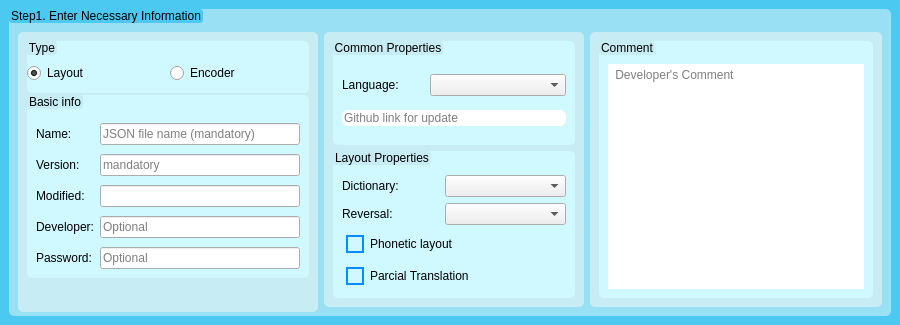
                <widget class="QGroupBox" name="groupBox_15">
                 <property name="minimumSize">
                  <size>
                   <width>9</width>
                   <height>320</height>
                  </size>
                 </property>
                 <property name="maximumSize">
                  <size>
                   <width>16777215</width>
                   <height>325</height>
                  </size>
                 </property>
                 <property name="styleSheet">
                  <string notr="true">QGroupBox {
    border: none;
    border-radius: 5px;
    margin-top: 1ex; /* leave space at the top for the title */
	background-color: rgb(134, 202, 237);
	background-color: rgb(76, 201, 240);
}
QGroupBox::title {
	border-radius:3px;
	background-color: rgb(154, 224, 245);
}
QPushButton {
	background-color: rgb(0, 166, 251);
	color: white;
    border: none;
    border-radius: 3px;
}
QPushButton:hover {
background-color: rgb(0, 180, 216);
}
QPushButton:pressed {
	color: rgb(202, 240, 248);
	background-color: rgb(0, 119, 182);
}</string>
                 </property>
                 <property name="title">
                  <string/>
                 </property>
                 <layout class="QGridLayout" name="gridLayout_17">
                  <property name="leftMargin">
                   <number>9</number>
                  </property>
                  <property name="topMargin">
                   <number>9</number>
                  </property>
                  <property name="rightMargin">
                   <number>9</number>
                  </property>
                  <property name="bottomMargin">
                   <number>9</number>
                  </property>
                  <property name="spacing">
                   <number>5</number>
                  </property>
                  <item row="0" column="5" rowspan="2">
                   <widget class="QGroupBox" name="groupBox_19">
                    <property name="minimumSize">
                     <size>
                      <width>0</width>
                      <height>0</height>
                     </size>
                    </property>
                    <property name="styleSheet">
                     <string notr="true">QGroupBox {
    border: none;
	background-color: rgb(154, 224, 245);
}
QGroupBox::title {
	border:none;
	
	background-color: rgb(76, 201, 240);
}
</string>
                    </property>
                    <property name="title">
                     <string>Step1. Enter Necessary Information</string>
                    </property>
                    <layout class="QGridLayout" name="gridLayout_18">
                     <property name="topMargin">
                      <number>23</number>
                     </property>
                     <item row="0" column="0" rowspan="2">
                      <widget class="QGroupBox" name="groupBox_21">
                       <property name="minimumSize">
                        <size>
                         <width>300</width>
                         <height>280</height>
                        </size>
                       </property>
                       <property name="maximumSize">
                        <size>
                         <width>290</width>
                         <height>16777215</height>
                        </size>
                       </property>
                       <property name="styleSheet">
                        <string notr="true">QGroupBox {
    border: none;
	background-color: rgb(200, 236, 243);
	font: 25 14px &quot;DM Mono Light&quot;;
}


QGroupBox::title {
	border:none;
	background-color: rgb(154, 224, 245);
}
</string>
                       </property>
                       <property name="title">
                        <string/>
                       </property>
                       <layout class="QFormLayout" name="formLayout">
                        <property name="horizontalSpacing">
                         <number>0</number>
                        </property>
                        <property name="verticalSpacing">
                         <number>2</number>
                        </property>
                        <item row="0" column="0" colspan="2">
                         <widget class="QGroupBox" name="groupBox_17">
                          <property name="minimumSize">
                           <size>
                            <width>177</width>
                            <height>52</height>
                           </size>
                          </property>
                          <property name="maximumSize">
                           <size>
                            <width>16777215</width>
                            <height>60</height>
                           </size>
                          </property>
                          <property name="styleSheet">
                           <string notr="true">QGroupBox {
    border: none;
	background-color: rgb(208, 248, 255);

}

QGroupBox::title {
	border:none;
	
	background-color: rgb(200, 236, 243);
}</string>
                          </property>
                          <property name="title">
                           <string>Type</string>
                          </property>
                          <layout class="QHBoxLayout" name="horizontalLayout_12">
                           <property name="spacing">
                            <number>3</number>
                           </property>
                           <property name="leftMargin">
                            <number>0</number>
                           </property>
                           <property name="topMargin">
                            <number>12</number>
                           </property>
                           <property name="rightMargin">
                            <number>0</number>
                           </property>
                           <property name="bottomMargin">
                            <number>0</number>
                           </property>
                           <item>
                            <widget class="QRadioButton" name="LayoutRadioButton">
                             <property name="cursor">
                              <cursorShape>PointingHandCursor</cursorShape>
                             </property>
                             <property name="text">
                              <string>Layout</string>
                             </property>
                             <property name="checked">
                              <bool>true</bool>
                             </property>
                            </widget>
                           </item>
                           <item>
                            <widget class="QRadioButton" name="EncoderRadioButton">
                             <property name="cursor">
                              <cursorShape>PointingHandCursor</cursorShape>
                             </property>
                             <property name="toolTip">
                              <string>&lt;html&gt;&lt;head/&gt;&lt;body&gt;&lt;p&gt;For developer only (Nabil Mostofa)&lt;/p&gt;&lt;/body&gt;&lt;/html&gt;</string>
                             </property>
                             <property name="text">
                              <string>Encoder</string>
                             </property>
                            </widget>
                           </item>
                          </layout>
                         </widget>
                        </item>
                        <item row="4" column="0" colspan="2">
                         <widget class="QGroupBox" name="groupBox_22">
                          <property name="minimumSize">
                           <size>
                            <width>0</width>
                            <height>160</height>
                           </size>
                          </property>
                          <property name="styleSheet">
                           <string notr="true">QGroupBox {
    border: none;
	background-color: rgb(208, 248, 255);
}

QGroupBox::title {
	border:none;
	background-color: rgb(200, 236, 243);
}</string>
                          </property>
                          <property name="title">
                           <string>Basic info</string>
                          </property>
                          <layout class="QFormLayout" name="formLayout_2">
                           <property name="horizontalSpacing">
                            <number>6</number>
                           </property>
                           <property name="verticalSpacing">
                            <number>9</number>
                           </property>
                           <property name="topMargin">
                            <number>28</number>
                           </property>
                           <item row="0" column="0">
                            <widget class="QLabel" name="label_19">
                             <property name="text">
                              <string>Name:</string>
                             </property>
                            </widget>
                           </item>
                           <item row="0" column="1">
                            <widget class="QLineEdit" name="LayoutNameLineEdit">
                             <property name="maximumSize">
                              <size>
                               <width>220</width>
                               <height>16777215</height>
                              </size>
                             </property>
                             <property name="placeholderText">
                              <string>JSON file name (mandatory)</string>
                             </property>
                             <property name="clearButtonEnabled">
                              <bool>true</bool>
                             </property>
                            </widget>
                           </item>
                           <item row="1" column="0">
                            <widget class="QLabel" name="label_18">
                             <property name="text">
                              <string>Version:</string>
                             </property>
                            </widget>
                           </item>
                           <item row="1" column="1">
                            <widget class="QLineEdit" name="VersionLineEdit">
                             <property name="maximumSize">
                              <size>
                               <width>220</width>
                               <height>16777215</height>
                              </size>
                             </property>
                             <property name="placeholderText">
                              <string>mandatory</string>
                             </property>
                             <property name="clearButtonEnabled">
                              <bool>true</bool>
                             </property>
                            </widget>
                           </item>
                           <item row="3" column="0">
                            <widget class="QLabel" name="label_20">
                             <property name="text">
                              <string>Developer:</string>
                             </property>
                            </widget>
                           </item>
                           <item row="3" column="1">
                            <widget class="QLineEdit" name="DeveloperNameLineEdit">
                             <property name="maximumSize">
                              <size>
                               <width>220</width>
                               <height>16777215</height>
                              </size>
                             </property>
                             <property name="placeholderText">
                              <string>Optional</string>
                             </property>
                             <property name="clearButtonEnabled">
                              <bool>true</bool>
                             </property>
                            </widget>
                           </item>
                           <item row="2" column="1">
                            <widget class="QLineEdit" name="ModificationLineEdit">
                             <property name="toolTip">
                              <string>&lt;html&gt;&lt;head/&gt;&lt;body&gt;&lt;p&gt;Last modification date&lt;/p&gt;&lt;/body&gt;&lt;/html&gt;</string>
                             </property>
                             <property name="readOnly">
                              <bool>true</bool>
                             </property>
                            </widget>
                           </item>
                           <item row="2" column="0">
                            <widget class="QLabel" name="label_31">
                             <property name="text">
                              <string>Modified:</string>
                             </property>
                            </widget>
                           </item>
                           <item row="4" column="1">
                            <widget class="QLineEdit" name="PassWordLineEdit">
                             <property name="echoMode">
                              <enum>QLineEdit::Password</enum>
                             </property>
                             <property name="placeholderText">
                              <string>Optional</string>
                             </property>
                            </widget>
                           </item>
                           <item row="4" column="0">
                            <widget class="QLabel" name="label_35">
                             <property name="text">
                              <string>Password:</string>
                             </property>
                            </widget>
                           </item>
                          </layout>
                         </widget>
                        </item>
                       </layout>
                      </widget>
                     </item>
                     <item row="0" column="1" rowspan="2">
                      <widget class="QGroupBox" name="groupBox_18">
                       <property name="minimumSize">
                        <size>
                         <width>260</width>
                         <height>150</height>
                        </size>
                       </property>
                       <property name="maximumSize">
                        <size>
                         <width>16777215</width>
                         <height>16777215</height>
                        </size>
                       </property>
                       <property name="styleSheet">
                        <string notr="true">QGroupBox {
    border: none;
	background-color: rgb(200, 236, 243);
	font: 25 14px &quot;DM Mono Light&quot;;
}


QGroupBox::title {
	border:none;
	background-color: rgb(154, 224, 245);
}
</string>
                       </property>
                       <property name="title">
                        <string/>
                       </property>
                       <layout class="QGridLayout" name="gridLayout_11">
                        <property name="leftMargin">
                         <number>9</number>
                        </property>
                        <property name="topMargin">
                         <number>9</number>
                        </property>
                        <property name="rightMargin">
                         <number>9</number>
                        </property>
                        <property name="bottomMargin">
                         <number>9</number>
                        </property>
                        <item row="1" column="0" colspan="2">
                         <widget class="QGroupBox" name="groupBox_33">
                          <property name="minimumSize">
                           <size>
                            <width>0</width>
                            <height>73</height>
                           </size>
                          </property>
                          <property name="styleSheet">
                           <string notr="true">QGroupBox {
    border: none;
	background-color: rgb(208, 248, 255);
}

QGroupBox::title {
	border:none;
	background-color: rgb(200, 236, 243);
}


QCheckBox {
 background: transparent;
border: none;
border-radius: 4px;
padding: 4px;
min-height: 18px;
min-width: 33px;
}
QCheckBox:disabled {
border: none;
background-color: rgb(134, 202, 237);
}
QCheckBox::indicator {
  width: 14px;
  height: 14px;
	border: 2px solid rgb(2, 139, 255);
}

QCheckBox::indicator:unchecked {
  image: url(:/images/unchecked.png);
}

QCheckBox::indicator:unchecked:hover {
  image: url(:/images/unchecked_hover.png);
	background-color: rgb(0, 227, 255);
	 width: 15px;
  height: 15px;
}

QCheckBox::indicator:checked {
border: 2px solid green;
 image: url(Tic_seign.png);
border-radius: 4px;
}

QCheckBox::indicator:checked:hover {
  image: url(Tic_seign.png);
 width: 18px;
  height: 18px;
}


</string>
                          </property>
                          <property name="title">
                           <string>Layout Properties</string>
                          </property>
                          <layout class="QGridLayout" name="gridLayout_74">
                           <property name="topMargin">
                            <number>24</number>
                           </property>
                           <item row="1" column="0" colspan="2">
                            <layout class="QHBoxLayout" name="horizontalLayout_5">
                             <item>
                              <widget class="QLabel" name="label_34">
                               <property name="maximumSize">
                                <size>
                                 <width>97</width>
                                 <height>16777215</height>
                                </size>
                               </property>
                               <property name="text">
                                <string>Reversal:</string>
                               </property>
                              </widget>
                             </item>
                             <item>
                              <widget class="QComboBox" name="ReverseEncodingComboBox"/>
                             </item>
                            </layout>
                           </item>
                           <item row="3" column="0">
                            <widget class="QCheckBox" name="PhoneticLayoutCheckBox">
                             <property name="minimumSize">
                              <size>
                               <width>41</width>
                               <height>26</height>
                              </size>
                             </property>
                             <property name="styleSheet">
                              <string notr="true"/>
                             </property>
                             <property name="text">
                              <string>Phonetic layout</string>
                             </property>
                            </widget>
                           </item>
                           <item row="4" column="0">
                            <widget class="QCheckBox" name="MacroTranslateCheckBox">
                             <property name="styleSheet">
                              <string notr="true"/>
                             </property>
                             <property name="text">
                              <string>Parcial Translation</string>
                             </property>
                            </widget>
                           </item>
                           <item row="0" column="0" colspan="2">
                            <layout class="QHBoxLayout" name="horizontalLayout_16">
                             <item>
                              <widget class="QLabel" name="label">
                               <property name="minimumSize">
                                <size>
                                 <width>97</width>
                                 <height>0</height>
                                </size>
                               </property>
                               <property name="maximumSize">
                                <size>
                                 <width>68</width>
                                 <height>28</height>
                                </size>
                               </property>
                               <property name="text">
                                <string>Dictionary:</string>
                               </property>
                              </widget>
                             </item>
                             <item>
                              <widget class="QComboBox" name="DictionaryComboBox">
                               <property name="minimumSize">
                                <size>
                                 <width>100</width>
                                 <height>22</height>
                                </size>
                               </property>
                              </widget>
                             </item>
                            </layout>
                           </item>
                          </layout>
                         </widget>
                        </item>
                        <item row="0" column="0" colspan="2">
                         <widget class="QGroupBox" name="groupBox_20">
                          <property name="minimumSize">
                           <size>
                            <width>210</width>
                            <height>68</height>
                           </size>
                          </property>
                          <property name="styleSheet">
                           <string notr="true">QGroupBox {
    border: none;
	background-color: rgb(208, 248, 255);
}

QGroupBox::title {
	border:none;
	background-color: rgb(200, 236, 243);
}

QCheckBox {
 background: transparent;
border: none;
border-radius: 4px;
padding: 4px;
min-height: 18px;
min-width: 33px;
}
QCheckBox:disabled {
border: none;
background-color: rgb(134, 202, 237);
}
QCheckBox::indicator {
  width: 13px;
  height: 13px;
	border: 2px solid rgb(2, 139, 255);
}

QCheckBox::indicator:unchecked {
  image: url(:/images/unchecked.png);
}

QCheckBox::indicator:unchecked:hover {
  image: url(:/images/unchecked_hover.png);
	background-color: rgb(0, 227, 255);
	 width: 12px;
  height: 12px;
}

QCheckBox::indicator:checked {
border: 2px solid green;
 image: url(Tic_seign.png);
border-radius: 4px;
}

QCheckBox::indicator:checked:hover {
  image: url(Tic_seign.png);
 width: 18px;
  height: 18px;
}

QLabel{
border: none;
border-radius: 4px;
max-height: 28px;
}


</string>
                          </property>
                          <property name="title">
                           <string>Common Properties</string>
                          </property>
                          <layout class="QGridLayout" name="gridLayout_20">
                           <property name="topMargin">
                            <number>23</number>
                           </property>
                           <item row="0" column="0">
                            <layout class="QHBoxLayout" name="horizontalLayout_3">
                             <property name="topMargin">
                              <number>2</number>
                             </property>
                             <item>
                              <widget class="QLabel" name="label_6">
                               <property name="minimumSize">
                                <size>
                                 <width>82</width>
                                 <height>0</height>
                                </size>
                               </property>
                               <property name="maximumSize">
                                <size>
                                 <width>62</width>
                                 <height>28</height>
                                </size>
                               </property>
                               <property name="styleSheet">
                                <string notr="true"/>
                               </property>
                               <property name="text">
                                <string>Language:</string>
                               </property>
                              </widget>
                             </item>
                             <item>
                              <widget class="QComboBox" name="LangComboBox1">
                               <property name="minimumSize">
                                <size>
                                 <width>100</width>
                                 <height>22</height>
                                </size>
                               </property>
                               <property name="styleSheet">
                                <string notr="true">font: 25 14px &quot;DM Mono Light&quot;;</string>
                               </property>
                              </widget>
                             </item>
                            </layout>
                           </item>
                           <item row="1" column="0">
                            <widget class="QLineEdit" name="GitHubLinkLineEdit">
                             <property name="styleSheet">
                              <string notr="true">QLineEdit{
border-radius:6px;
}</string>
                             </property>
                             <property name="placeholderText">
                              <string>Github link for update</string>
                             </property>
                             <property name="clearButtonEnabled">
                              <bool>true</bool>
                             </property>
                            </widget>
                           </item>
                          </layout>
                         </widget>
                        </item>
                       </layout>
                      </widget>
                     </item>
                     <item row="0" column="2" rowspan="2">
                      <widget class="QGroupBox" name="groupBox_27">
                       <property name="styleSheet">
                        <string notr="true">QGroupBox {
    border: none;
	background-color: rgb(200, 236, 243);
	font: 25 14px &quot;DM Mono Light&quot;;
}


QGroupBox::title {
	border:none;
	background-color: rgb(154, 224, 245);
}
</string>
                       </property>
                       <property name="title">
                        <string/>
                       </property>
                       <layout class="QVBoxLayout" name="verticalLayout_5">
                        <property name="leftMargin">
                         <number>9</number>
                        </property>
                        <property name="topMargin">
                         <number>9</number>
                        </property>
                        <property name="rightMargin">
                         <number>9</number>
                        </property>
                        <property name="bottomMargin">
                         <number>9</number>
                        </property>
                        <item>
                         <widget class="QGroupBox" name="groupBox_26">
                          <property name="minimumSize">
                           <size>
                            <width>0</width>
                            <height>45</height>
                           </size>
                          </property>
                          <property name="styleSheet">
                           <string notr="true">QGroupBox {
    border: none;
	background-color: rgb(208, 248, 255);
}

QGroupBox::title {
	border:none;
	background-color: rgb(200, 236, 243);
}</string>
                          </property>
                          <property name="title">
                           <string>Comment</string>
                          </property>
                          <layout class="QVBoxLayout" name="verticalLayout_7">
                           <property name="topMargin">
                            <number>23</number>
                           </property>
                           <item>
                            <widget class="QPlainTextEdit" name="DeveloperCommentplainTextEdit">
                             <property name="maximumSize">
                              <size>
                               <width>16777215</width>
                               <height>286</height>
                              </size>
                             </property>
                             <property name="styleSheet">
                              <string notr="true">font: 57 14px &quot;DM Mono Medium&quot;;
border: none;</string>
                             </property>
                             <property name="placeholderText">
                              <string> Developer's Comment</string>
                             </property>
                            </widget>
                           </item>
                          </layout>
                         </widget>
                        </item>
                       </layout>
                      </widget>
                     </item>
                    </layout>
                   </widget>
                  </item>
                 </layout>
                </widget>
